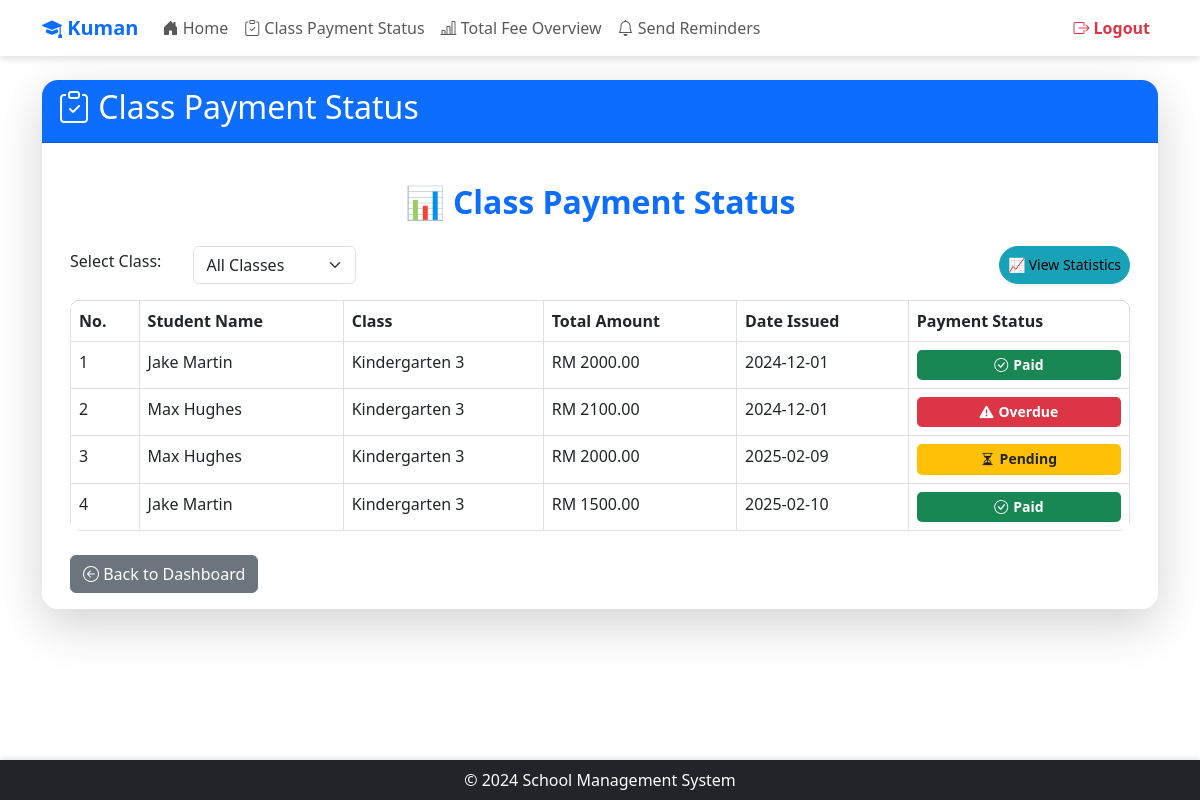
The app's page /teacher/fee-status (signed in), older data.
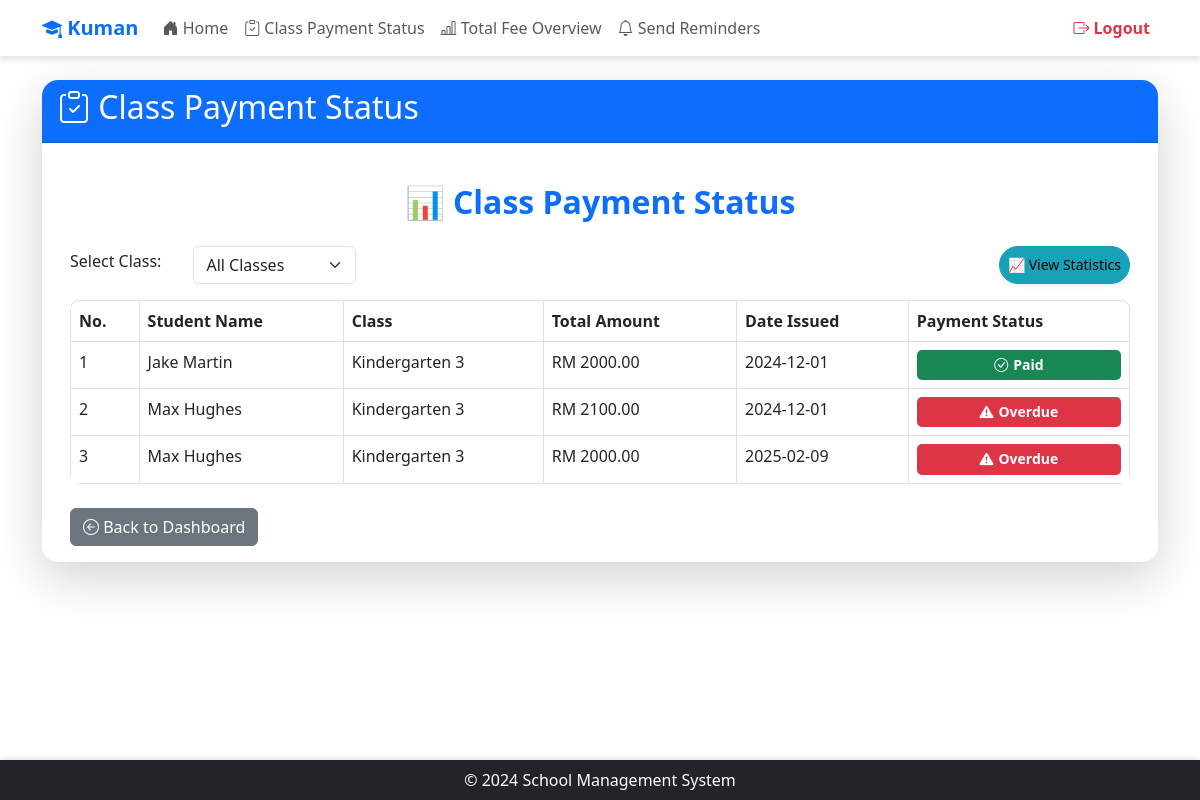
The same page, newer data.
### app/models/models.py (models this page shows, shortened)
class Settings(db.Model):
    __tablename__ = 'Settings'
    setting_key = db.Column('SettingKey', db.String, primary_key=True)
    setting_value = db.Column('SettingValue', db.String, nullable=False)
    description = db.Column('Description', db.String, nullable=False)
    category = db.Column('Category', db.String, nullable=False)

class FeeRecord(db.Model):
    __tablename__ = 'FeeRecord'
    fee_record_id = db.Column('FeeRecordId', db.String, primary_key=True, default=lambda: str(uuid.uuid4()))
    fee_assignment_id = db.Column('FeeAssignmentId', db.String, ForeignKey('StudentFeeAssignment.FeeAssignmentId', ondelete='CASCADE'))
    status_id = db.Column('StatusId', db.String, ForeignKey('PaymentStatus.StatusId', ondelete='SET NULL'))
    flagged_for_followup = db.Column('FlaggedForFollowUp', db.Integer, nullable=False, default=0)  # 0 = Not Flagged, 1 = Flagged
    date_assigned = db.Column('DateAssigned', db.Date, nullable=False)
    due_date = db.Column('DueDate', db.Date, nullable=False)
    amount_due = db.Column('AmountDue', db.Numeric(10, 2), nullable=False)
    late_fee_amount = db.Column('LateFeeAmount', db.Numeric(10, 2), nullable=False)
    discount_amount = db.Column('DiscountAmount', db.Numeric(10, 2), nullable=False)
    total_amount = db.Column('TotalAmount', db.Numeric(10, 2), nullable=False)
    last_updated_date = db.Column('LastUpdatedDate', db.Date, nullable=False)
    assignment = relationship('StudentFeeAssignment', back_populates='fee_records')
    status = relationship('PaymentStatus', back_populates='fee_records')
    payment_histories = relationship('PaymentHistory', back_populates='fee_record')

class Class(db.Model):
    __tablename__ = 'Class'
    class_id = db.Column('ClassId', db.String, primary_key=True)
    class_name = db.Column('ClassName', db.String, nullable=False)
    description = db.Column('Description', db.String, nullable=True)
    assignments = relationship('ClassAssignment', back_populates='class_')

### app/routes/teacher/fee_status.py (the view)
@teacher.route('/fee-status')
@login_required
@role_required('2')
def fee_status():
    selected_class = request.args.get('class_name', None)
    query = (
        db.session.query(
            User.first_name,
            User.last_name,
            Class.class_name,
            FeeRecord.amount_due,
            FeeRecord.total_amount,
            PaymentStatus.status_name,
            FeeRecord.date_assigned  # Use date_assigned here
        )
        .join(ClassAssignment, ClassAssignment.student_id == User.id)  # Join to filter by teacher's classes
        .join(Class, Class.class_id == ClassAssignment.class_id)
        .join(StudentFeeAssignment, StudentFeeAssignment.student_id == User.id)
        .join(FeeRecord, FeeRecord.fee_assignment_id == StudentFeeAssignment.fee_assignment_id)
        .join(PaymentStatus, PaymentStatus.status_id == FeeRecord.status_id)
        .filter(ClassAssignment.class_id.in_(
            db.session.query(ClassAssignment.class_id)
            .filter(ClassAssignment.teacher_id == current_user.id)  # Only classes assigned to the teacher
        ))
    )
    if selected_class:
        query = query.filter(Class.class_name == selected_class)
    fee_data = query.all()
    payments = [{
        "student_name": f"{record.first_name} {record.last_name}",
        "class_name": record.class_name,
        "amount_due": record.amount_due,
        "paid_amount": record.total_amount,
        "payment_status": record.status_name,
        "date_assigned": record.date_assigned.strftime('%Y-%m-%d')  # Format the date as required
    } for record in fee_data]
    total_students = len(fee_data)
    paid_count = sum(1 for record in fee_data if record.status_name == 'Paid')
    pending_count = sum(1 for record in fee_data if record.status_name == 'Pending')
    overdue_count = sum(1 for record in fee_data if record.status_name == 'Overdue')
    paid_percentage = (paid_count / total_students * 100) if total_students else 0
    pending_percentage = (pending_count / total_students * 100) if total_students else 0
    overdue_percentage = (overdue_count / total_students * 100) if total_students else 0
    class_names = (
        db.session.query(Class.class_name)
        .join(ClassAssignment)
        .filter(ClassAssignment.teacher_id == current_user.id)
        .distinct()
        .all()
    )
    class_names = [class_name[0] for class_name in class_names]  # Extract class names
    return render_template(
        'teacher/fee_status.html',
        payments=payments,
        class_names=class_names,
        selected_class=selected_class,
        total_students=total_students,
        paid_percentage=paid_percentage,
        pending_percentage=pending_percentage,
        overdue_percentage=overdue_percentage,
        app_name=app_name()
    )

### app/__init__.py (called while the page is built)
@login_manager.user_loader
def load_user(user_id):
    from .models.models import User
    return User.query.get(user_id)

### app/routes/routes.py (called while the page is built)
def app_name():
    app_name = "School Management System"
    with current_app.app_context():
        setting = Settings.query.filter_by(setting_key='school_name').first()
        if setting and setting.setting_value:
            app_name = setting.setting_value
    return app_name

def role_required(*roles):
    def decorator(f):
        @wraps(f)
        def decorated_function(*args, **kwargs):
            if not current_user.is_authenticated or current_user.role_id not in roles:
                abort(403)  # Forbidden access if role does not match
            return f(*args, **kwargs)
        return decorated_function
    return decorator

### app/templates/teacher/fee_status.html (shortened to what this page needs)
{% extends "share/dashboard.html" %}
{% block card_title %}<i class="bi bi-clipboard-check"></i> Class Payment Status{% endblock %}
{% block card_content %}
<div class="container mt-4">
    <h2 class="text-center text-primary fw-bold mb-4">📊 Class Payment Status</h2>
    <div class="d-flex justify-content-between mb-3">
        <form method="GET" class="row align-items-center">
            <div class="col-auto">
                <label for="class_name" class="form-label me-2">Select Class:</label>
            </div>
            <div class="col-auto">
                <select id="class_name" name="class_name" class="form-select" onchange="this.form.submit()">
                    <option value="">All Classes</option>
                </select>
            </div>
        </form>
        <button class="btn btn-info btn-sm shadow-sm rounded-pill" onclick="showStatistics()">📈 View Statistics</button>
    </div>
    <table class="table table-bordered table-hover">
        <thead class="thead-dark">
            <tr>
                <th>No.</th>
                <th>Student Name</th>
                <th>Class</th>
                <th>Total Amount</th>
                <th>Date Issued</th>
                <th>Payment Status</th>
            </tr>
        </thead>
        <tbody>
            {% if payments %}
                {% for payment in payments %}
                    <tr>
                        <td>{{ loop.index }}</td>
                        <td>{{ payment.student_name }}</td>
                        <td>{{ payment.class_name }}</td>
                        <td>RM {{ payment.paid_amount }}</td>
                        <td>{{ payment.date_assigned }}</td>
                        <td>
                            {% if payment.payment_status == "Pending" %}
                                <span class="badge bg-warning text-dark">
                                    <i class="bi bi-hourglass-split"></i> Pending
                                </span>
                            {% elif payment.payment_status == "Overdue" %}
                                <span class="badge bg-danger">
                                    <i class="bi bi-exclamation-triangle-fill"></i> Overdue
                                </span>
                            {% elif payment.payment_status == "Paid" %}
                                <span class="badge bg-success">
                                    <i class="bi bi-check-circle"></i> Paid
                                </span>
                            {% endif %}
                        </td>
                    </tr>
                {% endfor %}
            {% else %}
                <tr>
                    <td colspan="6" class="text-center">No records found.</td>
                </tr>
            {% endif %}
        </tbody>
    </table>
    <div class="text-left mt-4">
        <a href="{{ url_for('teacher.dashboard') }}" class="btn btn-secondary">
            <i class="bi bi-arrow-left-circle"></i> Back to Dashboard
        </a>
    </div>
</div>
{% endblock %}

### app/templates/share/dashboard.html (shortened to what this page needs)
<!DOCTYPE html>
<html lang="en">
  <head>
    <link href="https://cdn.jsdelivr.net/npm/bootstrap@5.3.0-alpha1/dist/css/bootstrap.min.css" rel="stylesheet" />
    <link href="https://cdn.jsdelivr.net/npm/bootstrap-icons/font/bootstrap-icons.css" rel="stylesheet" />
  </head>
  <body>
    <header class="navbar navbar-expand-lg navbar-light">
      <div class="container">
        <a class="navbar-brand text-primary fw-bold"
          href="{% if current_user.role_id == '1' %}
                    {{ url_for('admin.dashboard') }}
                {% elif current_user.role_id == '2' %}
                    {{ url_for('teacher.dashboard') }}
                {% elif current_user.role_id == '3' %}
                    {{ url_for('parent.dashboard') }}
                {% elif current_user.role_id == '4' %}
                    {{ url_for('accountant.dashboard') }}
                {% else %}
                    {{ url_for('views.home') }}
                {% endif %}">
          <i class="bi bi-mortarboard-fill"></i> {{ app_name }}
        </a>
        <div class="collapse navbar-collapse" id="navbarNav">
          <ul class="navbar-nav me-auto">
            <li class="nav-item">
              <a class="nav-link"
                 href="{% if current_user.role_id == '1' %}
                          {{ url_for('admin.dashboard') }}
                       {% elif current_user.role_id == '2' %}
                          {{ url_for('teacher.dashboard') }}
                       {% elif current_user.role_id == '3' %}
                          {{ url_for('parent.dashboard') }}
                       {% elif current_user.role_id == '4' %}
                          {{ url_for('accountant.dashboard') }}
                       {% else %}
                          {{ url_for('views.home') }}
                       {% endif %}">
                <i class="bi bi-house-door-fill"></i> Home
              </a>
            </li>
            {% if current_user.role_id == '1' %}
              <li class="nav-item">
                <a class="nav-link" href="{{ url_for('admin.manage_users') }}">
                  <i class="bi bi-people"></i> Manage Users
                </a>
              </li>
              <li class="nav-item">
                <a class="nav-link" href="{{ url_for('admin.fee_management') }}">
                  <i class="bi bi-cash-coin"></i> Fee Management
                </a>
              </li>
              <li class="nav-item">
                <a class="nav-link" href="{{ url_for('admin.class_assignments') }}">
                  <i class="bi bi-clipboard-data"></i> Class Assignments
                </a>
              </li>
              <li class="nav-item">
                <a class="nav-link" href="{{ url_for('admin.parent_student') }}">
                  <i class="bi bi-person-check"></i> Parent-Student Data
                </a>
              </li>
              <li class="nav-item">
                <a class="nav-link" href="{{ url_for('admin.system_settings') }}">
                  <i class="bi bi-gear"></i> System Settings
                </a>
              </li>
            {% elif current_user.role_id == '2' %}
              <li class="nav-item">
                <a class="nav-link" href="{{ url_for('teacher.fee_status') }}">
                  <i class="bi bi-clipboard-check"></i> Class Payment Status
                </a>
              </li>
              <li class="nav-item">
                <a class="nav-link" href="{{ url_for('teacher.generate_total_fee') }}">
                  <i class="bi bi-bar-chart-line"></i> Total Fee Overview
                </a>
              </li>
              <li class="nav-item">
                <a class="nav-link" href="{{ url_for('teacher.send_reminders') }}">
                  <i class="bi bi-bell"></i> Send Reminders
                </a>
              </li>
            {% endif %}
          </ul>
          <ul class="navbar-nav ms-auto">
            <li class="nav-item">
              <a class="nav-link text-danger fw-bold" href="{{ url_for('auth.logout') }}">
                <i class="bi bi-box-arrow-right"></i> Logout
              </a>
            </li>
          </ul>
        </div>
      </div>
    </header>
    <main class="container mt-4">
      <div class="card border-0 shadow-lg rounded-4">
        <div class="card-header text-white bg-primary rounded-top-4">
          <h2>{% block card_title %} {% endblock %}</h2>
        </div>
        <div class="card-body">
          {% block card_content %} {% endblock %}
        </div>
      </div>
    </main>
    <footer class="bg-dark text-white py-2 mt-5 text-center sticky-footer">
      <div class="container">
        <p class="m-0">&copy; 2024 School Management System</p>
      </div>
    </footer>
  </body>
</html>

### app/templates/share/dashboard.html (style rules this page uses)
html, body { height: 100%; }
body { display: flex; flex-direction: column; min-height: 100vh; }
main { flex: 1; }
.navbar { background: rgba(255, 255, 255, 0.9); box-shadow: 0 4px 6px rgba(0, 0, 0, 0.1); }
.navbar-nav .nav-link { font-weight: 500; transition: 0.3s; }
.badge { font-size: 0.75rem; }
.sticky-footer { position: sticky; bottom: 0; width: 100%; box-shadow: 0 -2px 6px rgba(0, 0, 0, 0.1); }

### app/templates/teacher/fee_status.html (style rules this page uses)
.d-flex { display: flex; }
.table { border-radius: 10px; overflow: hidden; }
.thead-dark { background-color: #343a40; color: white; }
.btn-info { background-color: #17a2b8; border-color: #17a2b8; }
.badge { padding: 8px; font-size: 14px; border-radius: 5px; display: flex; align-items: center; justify-content: center; }
.badge i { margin-right: 5px; }

Row changes from the older to the newer data that the page shows:
removed FeeRecord: student_name "Jake Martin", class_name "Kindergarten 3", paid_amount "1500.00", date_assigned "2025-02-10", shows "Paid"
changed FeeRecord (number 3 of 3 on the later page): text "Pending" → "Overdue"
